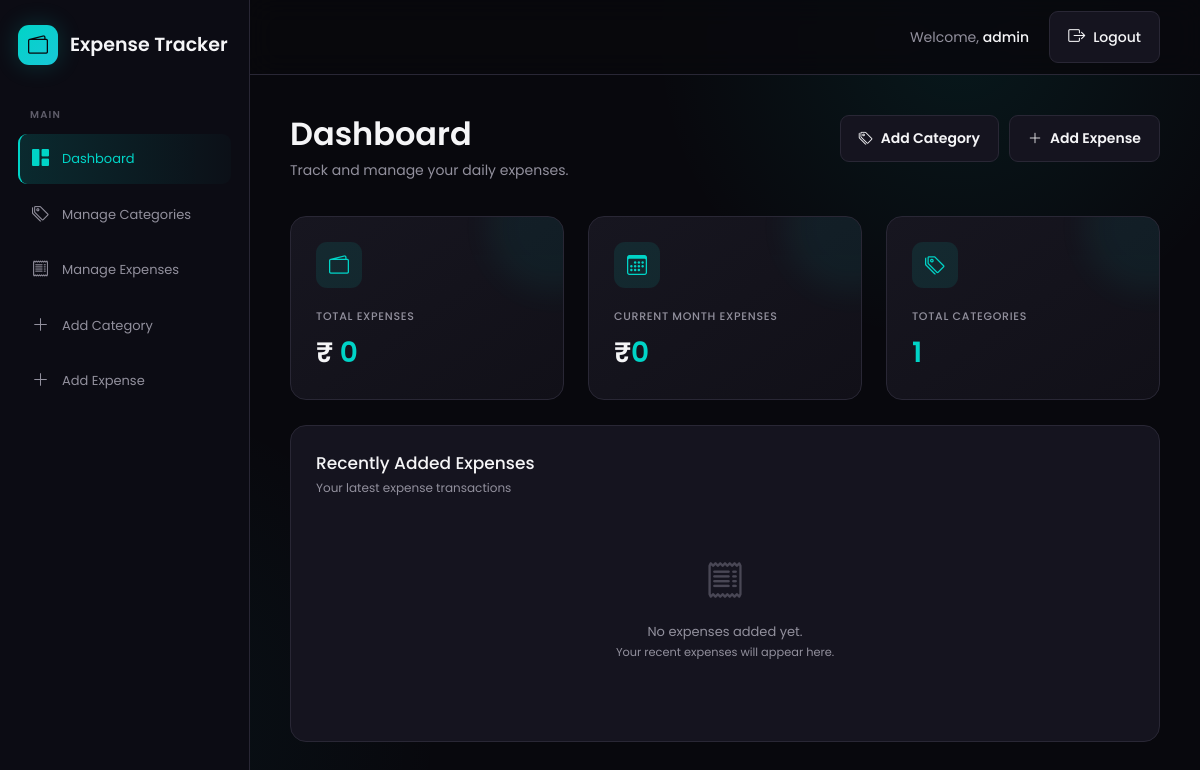
Before: / (signed in) with the older database file.
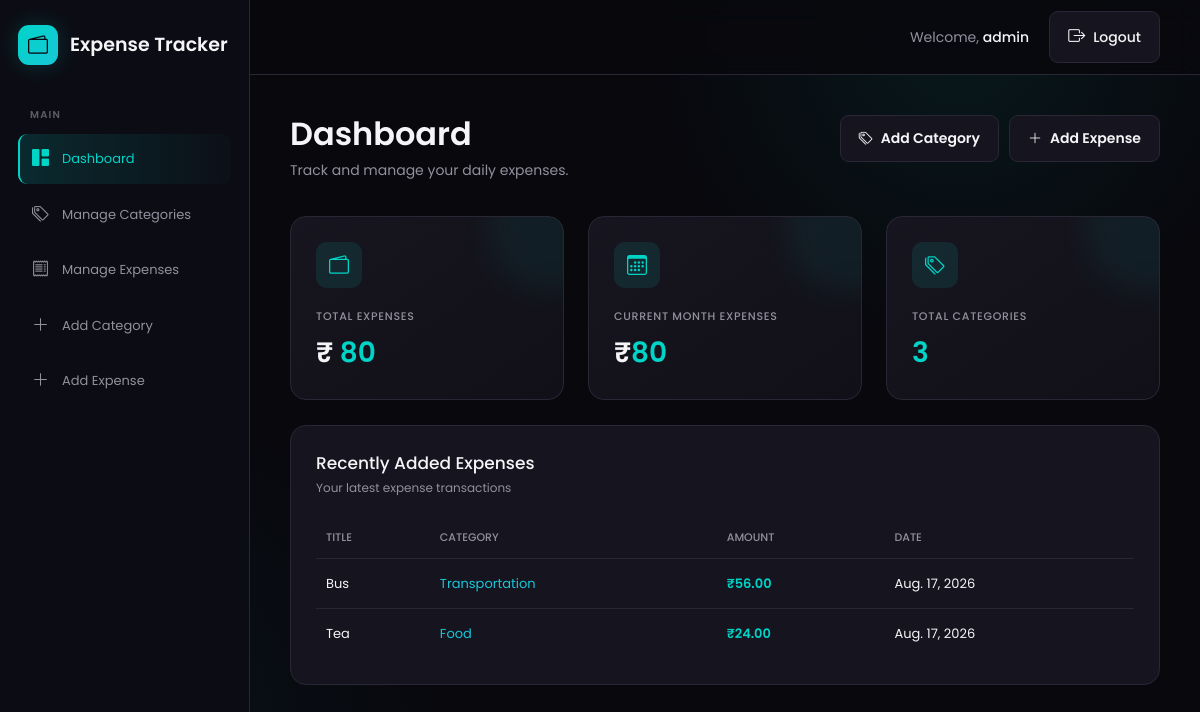
After: the same page with the newer database file.
### expenses/models.py (models this page shows, shortened)
class Expense(models.Model):
    title = models.CharField(max_length=200)
    amount = models.DecimalField(max_digits=10, decimal_places=2)
    category = models.ForeignKey(Category, on_delete=models.CASCADE)
    user = models.ForeignKey(settings.AUTH_USER_MODEL, on_delete=models.CASCADE)
    expense_date = models.DateField()
    description = models.TextField(blank=True)
    created_at = models.DateTimeField(auto_now_add=True)
    updated_at = models.DateTimeField(auto_now=True)

class Category(models.Model):
    name = models.CharField(max_length=100, unique=True)
    description = models.TextField(blank=True)
    created_at = models.DateTimeField(auto_now_add=True)

### expenses/views.py (the view)
# urls.py: path('', views.dashboard, name='dashboard'),
@login_required(login_url='login')
def dashboard(request):
    expenses = Expense.objects.filter(
        user=request.user
    )
    total_expenses = expenses.aggregate(
        total=Sum('amount')
    )['total'] or 0
    today = timezone.localdate()
    first_day = today.replace(day=1)
    if today.month == 12:
        next_month = today.replace(year=today.year + 1, month=1, day=1)
    else:
        next_month = today.replace(month=today.month + 1, day=1)
    current_month_expenses = expenses.filter(
        expense_date__gte=first_day,
        expense_date__lt=next_month
    ).aggregate(total=Sum('amount'))['total'] or 0
    total_categories = Category.objects.count()
    recent_expenses = expenses.order_by(
        '-created_at'
    )[:5]
    return render(request, 'dashboard.html', {
        'total_expenses': total_expenses,
        'current_month_expenses': current_month_expenses,
        'total_categories': total_categories,
        'recent_expenses': recent_expenses,
    })

### templates/dashboard.html (shortened to what the changed rows need)
<!DOCTYPE html>
<html lang="en">
<head>
    <link
        href="https://cdn.jsdelivr.net/npm/bootstrap@5.3.8/dist/css/bootstrap.min.css"
        rel="stylesheet">
    <link
        rel="stylesheet"
        href="https://cdn.jsdelivr.net/npm/bootstrap-icons@1.13.1/font/bootstrap-icons.min.css">
</head>
<body>
<div class="app">
    <main class="main">
        <div class="content">
<div class="header"
     style="display: flex;
            justify-content: space-between;
            align-items: flex-start;
            width: 100%;
            margin-bottom: 35px;">
    <div>
        <h1 class="title">
            Dashboard
        </h1>
    </div>
</div>
            <div class="row g-4">
                <div class="col-xl-4 col-md-6">
                    <div class="stat-card">
                        <div class="stat-value">
                            ₹<span>
                                {{ total_expenses|default:"0" }}
                            </span>
                        </div>
                    </div>
                </div>
                <div class="col-xl-4 col-md-6">
                    <div class="stat-card">
                        <div class="stat-value">
                            ₹<span>{{ current_month_expenses|default:"0" }}</span>
                        </div>
                    </div>
                </div>
                <div class="col-xl-4 col-md-12">
                    <div class="stat-card">
                        <div class="stat-value">
                            <span>
                                {{ total_categories|default:"0" }}
                            </span>
                        </div>
                    </div>
                </div>
            </div>
            <div class="recent-card">
                {% if recent_expenses %}
                    <div class="table-responsive">
                        <table class="table align-middle">
                            <thead>
                                <tr>
                                    <th>
                                        Title
                                    </th>
                                    <th>
                                        Category
                                    </th>
                                    <th>
                                        Amount
                                    </th>
                                    <th>
                                        Date
                                    </th>
                                </tr>
                            </thead>
                            <tbody>
                                {% for expense in recent_expenses %}
                                    <tr>
                                        <td>
                                            {{ expense.title }}
                                        </td>
                                        <td class="category">
                                            {{ expense.category.name }}
                                        </td>
                                        <td class="amount">
                                            ₹{{ expense.amount }}
                                        </td>
                                        <td>
                                            {{ expense.expense_date }}
                                        </td>
                                    </tr>
                                {% endfor %}
                            </tbody>
                        </table>
                    </div>
                {% else %}
                    <div class="empty">
                        <i class="bi bi-receipt"></i>
                        <div>
                            No expenses added yet.
                        </div>
                        <small>
                            Your recent expenses will appear here.
                        </small>
                    </div>
                {% endif %}
            </div>
        </div>
    </main>
</div>
</body>
</html>

Changed rows visible on the page:
added Expense: title "Bus", category.name "Transportation", amount "56.00", expense_date "Aug. 17, 2026"
added Expense: title "Tea", category.name "Food", amount "24.00", expense_date "Aug. 17, 2026"
Other visible differences:
{{ total_expenses|default:"0" }}: "0" → "80"
{{ current_month_expenses|default:"0" }}: "0" → "80"
{{ total_categories|default:"0" }}: "1" → "3"
text no longer shown: "No expenses added yet. Your recent expenses will appear here."
text now shown: "TITLE CATEGORY AMOUNT DATE"
